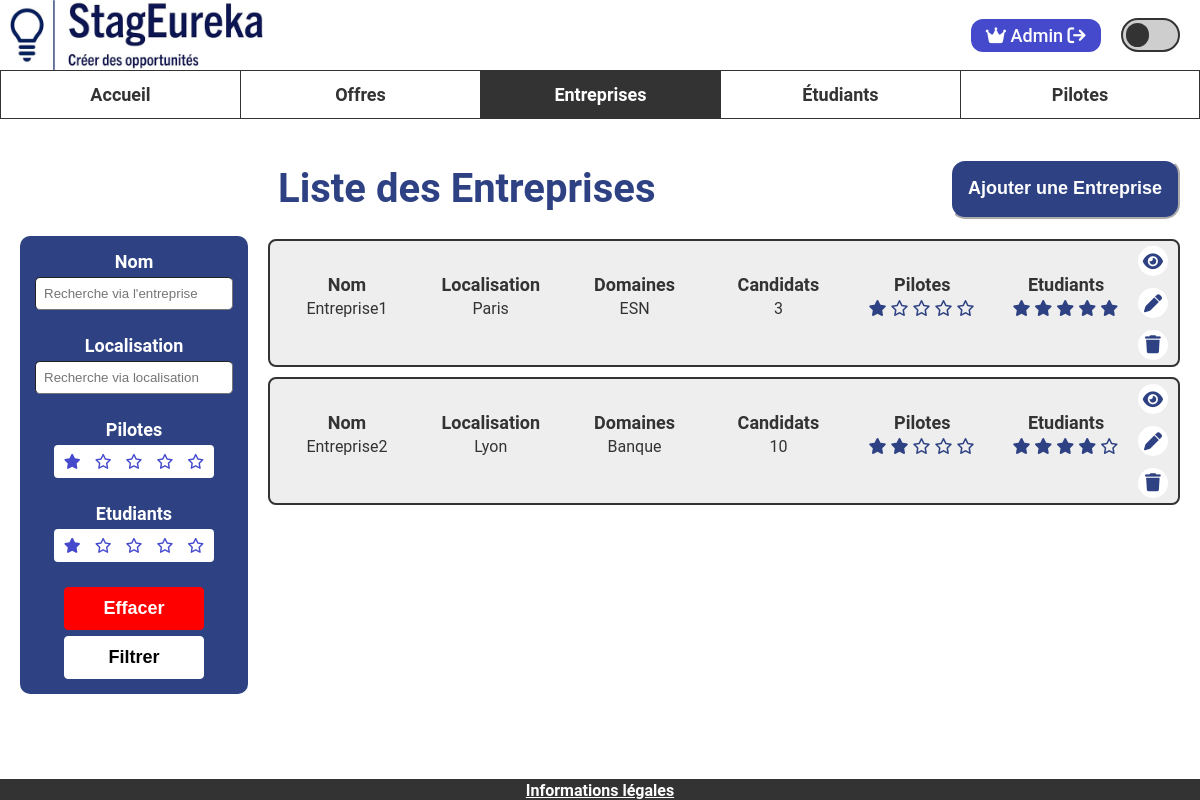
Screenshot of /www/entreprise/liste (signed in) with the database file from the repository.
### tables this page shows
CREATE TABLE Company (
   idCompany INT NOT NULL AUTO_INCREMENT,
   nameCompany VARCHAR(50) NOT NULL,
   activityAera VARCHAR(50) NOT NULL,
   applicationAmount INT NOT NULL DEFAULT 0,
   visible TINYINT(1) NOT NULL DEFAULT 1,
   PRIMARY KEY(idCompany)
);

CREATE TABLE Address(
   idAddress INT NOT NULL AUTO_INCREMENT,
   streetNumber INT NOT NULL,
   streetName VARCHAR(50) NOT NULL,
   idCity INT NOT NULL,
   PRIMARY KEY(idAddress),
   FOREIGN KEY(idCity) REFERENCES City(idCity)
);

CREATE TABLE City(
   idCity INT NOT NULL AUTO_INCREMENT,
   cityName VARCHAR(50),
   addressCode VARCHAR(10),
   PRIMARY KEY(idCity)
);

### www/modele/entreprise_modele.php (called while the page is built, shortened)
<?php
require_once "adresse_modele.php";
class Entreprise {
    public function __construct(int $id, string $nom, string $activite, int $nbCandidats, bool $visible, float $noteEtudiants, float $notePilotes, array $adresses) {
        $this->id = $id;
        $this->nom = $nom;
        $this->activite = $activite;
        $this->nbCandidats = $nbCandidats;
        $this->noteEtudiants = $noteEtudiants;
        $this->notePilotes = $notePilotes;
        $this->adresses = $adresses;
    }
}
function getEntreprisesFiltre(string $nomEntrepriseFiltre, string $localisationFiltre, int $notePiloteFiltre, int $noteEtudiantFiltre, bool $visible): ?array {
    $pdo = connexionBDD();
    $sql = "SELECT * FROM Company WHERE nameCompany LIKE :nomEntrepriseFiltre";
    $requete = $pdo->prepare($sql);
    $requete->execute([
        ":nomEntrepriseFiltre" => "%" . $nomEntrepriseFiltre . "%"
    ]);
    $reponseBdd = $requete->fetchAll(PDO::FETCH_ASSOC);
    $entreprises = [];
    foreach ($reponseBdd as $ligneEntreprise) {
        $entreprise = new Entreprise(
            $ligneEntreprise["idCompany"],
            $ligneEntreprise["nameCompany"],
            $ligneEntreprise["activityAera"],
            $ligneEntreprise["applicationAmount"],
            $ligneEntreprise["visible"],
            getMoyenneNotesEntreprise($ligneEntreprise["idCompany"], "ETUDIANT"),
            getMoyenneNotesEntreprise($ligneEntreprise["idCompany"], "PILOTE"),
            getAdressesEntreprise($ligneEntreprise["idCompany"])
        );
        $entreprises[] = $entreprise;
    }
    return $entreprises;
}

### www/modele/adresse_modele.php (called while the page is built, shortened)
<?php
class Adresse {
    public function __construct(int $id, int $numero, string $rue, string $ville, string $codePostal) {
        $this->ville = $ville;
    }
}
function getAdressesEntreprise(int $idEntreprise): ?array {
    $pdo = connexionBDD();
    $requete = $pdo->prepare(
        "SELECT a.idAddress, a.streetNumber, a.streetName, city.cityName, city.addressCode
        FROM Company company
        JOIN is_settle s ON (company.idCompany = s.idCompany)
        JOIN Address a ON (s.idAddress = a.idAddress)
        JOIN City city ON (a.idCity = city.idCity)
        WHERE company.idCompany = :idEntreprise"
    );
    $requete->execute([
        ":idEntreprise" => $idEntreprise
    ]);
    $reponseBdd = $requete->fetchAll(PDO::FETCH_ASSOC);
    $adresses = [];
    foreach ($reponseBdd as $adresse) {
        $adresses[] = new Adresse(
            $adresse["idAddress"],
            $adresse["streetNumber"],
            $adresse["streetName"],
            $adresse["cityName"],
            $adresse["addressCode"]
        );
    }
    return $adresses;
}

### www/outils.php (called while the page is built, shortened)
<?php
function estAdmin(): bool {
    return isset($_SESSION["id"]) && isset($_SESSION["typeUtilisateur"]) && $_SESSION["typeUtilisateur"] == "ADMINISTRATEUR";
}

### www/vue/php/entreprise/liste_entreprises_vue.php (the view, shortened to what this page needs)
<?php
include_once "outils.php";
?>
<main class="main-affichage" id="main-liste-entreprises">
    <form action="<?= ADRESSE_SITE ?>/entreprise/liste" method="post">
        <div class="block-recherche" id="block-recherche-entreprises">
            <div id="champs-filtre">
                <div class="barres-recherche">
                    <div class="element-recherche" id="entreprise-recherche">
                        <label for="nom-entreprise-filtre">Nom</label>
                        <input type="text" placeholder="Recherche via l'entreprise" class="case-recherche" id="nom-entreprise-filtre" name="nom-entreprise-filtre">
                    </div>
                    <div class="element-recherche" id="localisation-recherche">
                        <label for="localisation-filtre">Localisation</label>
                        <input type="text" placeholder="Recherche via localisation" class="case-recherche" id="localisation-filtre" name="localisation-filtre">
                    </div>
                </div>
                <div class="recherche-etoiles">
                    <div class="element-recherche" id="note-pilotes">
                        <h3>Pilotes</h3>
                        <div class="champ-etoiles" id="etoiles-pilote-filtre">
                            <button type="button" class="etoile" id="filtre-etoile-pilote-1"><i class="fa-solid fa-star"></i></button>
                            <button type="button" class="etoile" id="filtre-etoile-pilote-2"><i class="fa-regular fa-star"></i></button>
                            <button type="button" class="etoile" id="filtre-etoile-pilote-3"><i class="fa-regular fa-star"></i></button>
                            <button type="button" class="etoile" id="filtre-etoile-pilote-4"><i class="fa-regular fa-star"></i></button>
                            <button type="button" class="etoile" id="filtre-etoile-pilote-5"><i class="fa-regular fa-star"></i></button>
                        </div>
                    </div>
                    <div class="element-recherche" id="note-etudiants">
                        <h3>Etudiants</h3>
                        <div class="champ-etoiles" id="etoiles-etudiant-filtre">
                            <button type="button" class="etoile" id="filtre-etoile-etudiant-1"><i class="fa-solid fa-star"></i></button>
                            <button type="button" class="etoile" id="filtre-etoile-etudiant-2"><i class="fa-regular fa-star"></i></button>
                            <button type="button" class="etoile" id="filtre-etoile-etudiant-3"><i class="fa-regular fa-star"></i></button>
                            <button type="button" class="etoile" id="filtre-etoile-etudiant-4"><i class="fa-regular fa-star"></i></button>
                            <button type="button" class="etoile" id="filtre-etoile-etudiant-5"><i class="fa-regular fa-star"></i></button>
                        </div>
                    </div>
                </div>
            </div>
            <button type="reset" class="bouton-filtrage">Effacer</button>
            <button type="submit" class="bouton-filtrage">Filtrer</button>
        </div>
        <?php
        $page = isset($_POST["page"]) ? intval($_POST["page"]) : 1;
        ?>
    </form>
    <div class="affichage-cartes">
        <div class="haut-page-liste-resultats">
            <h1 id="haut-h1">Liste des Entreprises</h1>
            <button id="haut-bouton" onclick="location.href='<?= ADRESSE_SITE ?>/entreprise/creer'">Ajouter une Entreprise</button>
        </div>
        <div id="selection-entreprise">
            <?php for ($i = ($page - 1) * NB_RESULTATS_PAGE; $i < min(count($entreprises), $page * NB_RESULTATS_PAGE); $i++) { ?>
                <?php $entreprise = $entreprises[$i] ?>
                <div class="carte carte-entreprise" id="carte-entreprise-<?= $entreprise->id ?>">
                    <div class="info-carte">
                        <div class="element-carte">
                            <p class="element-carte-titre">Nom</p>
                            <p class="element-carte-valeur"><?= $entreprise->nom ?></p>
                        </div>
                        <?php if (count($entreprise->adresses) > 0) { ?>
                            <div class="element-carte">
                                <p class="element-carte-titre">Localisation</p>
                                <?php
                                $villesString = implode(", ", array_map(function ($adresse) {
                                    return $adresse->ville;
                                }, $entreprise->adresses));
                                ?>
                                <p class="element-carte-valeur"><?= $villesString ?></p>
                            </div>
                        <?php } ?>
                        <div class="element-carte">
                            <p class="element-carte-titre">Domaines</p>
                            <p class="element-carte-valeur"><?= $entreprise->activite ?></p>
                        </div>
                        <div class="element-carte div-carte-places">
                            <p class="element-carte-titre">Candidats</p>
                            <p class="element-carte-valeur"><?= $entreprise->nbCandidats ?></p>
                        </div>
                        <div class="element-carte div-carte-note-pilote">
                            <p class="element-carte-titre">Pilotes</p>
                            <p class="etoiles-bleues">
                                <?php if ($entreprise->notePilotes == -1) { ?>
                                    <?php for ($j = 0; $j < 5; $j++) { ?>
                                        <i class="fa-solid fa-star" style="color: grey;"></i>
                                    <?php } ?>
                                <?php } else { ?>
                                    <?php for ($j = 0; $j < 5; $j++) { ?>
                                        <i class="fa-<?= $j < $entreprise->notePilotes ? 'solid' : 'regular' ?> fa-star" title="<?= $entreprise->notePilotes ?>/5"></i>
                                    <?php } ?>
                                <?php } ?>
                            </p>
                        </div>
                        <div class="element-carte div-carte-note-etudiant">
                            <p class="element-carte-titre">Etudiants</p>
                            <p class="etoiles-bleues">
                                <?php if ($entreprise->noteEtudiants == -1) { ?>
                                    <?php for ($j = 0; $j < 5; $j++) { ?>
                                        <i class="fa-solid fa-star" style="color: grey;"></i>
                                    <?php } ?>
                                <?php } else { ?>
                                    <?php for ($j = 0; $j < 5; $j++) { ?>
                                        <i class="fa-<?= $j < $entreprise->noteEtudiants ? 'solid' : 'regular' ?> fa-star" title="<?= $entreprise->noteEtudiants ?>/5"></i>
                                    <?php } ?>
                                <?php } ?>
                            </p>
                        </div>
                        <div class="boutons-carte">
                            <button class="bouton-carte" title="Lire" onclick="location.href='<?= ADRESSE_SITE ?>/entreprise/lire/<?= $entreprise->id ?>'">
                                <i class="fa-solid fa-eye"></i>
                            </button>
                            <?php if (estAdmin() || estPilote()) { ?>
                                <button class="bouton-carte" title="Modifier" onclick="location.href='<?= ADRESSE_SITE ?>/entreprise/modifier/<?= $entreprise->id ?>'">
                                    <i class="fa-solid fa-pen"></i>
                                </button>
                                <button class="bouton-carte" title="Supprimer" onclick="location.href='<?= ADRESSE_SITE ?>/entreprise/supprimer/<?= $entreprise->id ?>'">
                                    <i class="fa-solid fa-trash"></i>
                                </button>
                            <?php } ?>
                        </div>
                    </div>
                </div>
            <?php } ?>
            <div class="conteneur-pagination-cartes">
            </div>
        </div>
    </div>
</main>
<?php
include "vue/php/mise_en_page_vue.php";
?>

### www/vue/css/style.css (style rules this page uses)
:root { --primary-color: #333333; --secondary-color: #cecece; --accent-color-1: #2e4283; --accent-color-2: #454acc; --alternate-color: #ffffff; --background-color: #ffffff; --background-color-2: #eeeeee; }
body { margin: 0; padding: 0; background-color: var(--background-color); color: var(--primary-color); overflow: hidden; }
body, textarea { font-family: 'Roboto', sans-serif; }
main { position: absolute; overflow-y: auto; top: 118.59px; bottom: 20px; left: 0px; right: 0px; }
.case-recherche { width: 180px; border-radius: 5px; border-width: 0.5px; padding: 8px; }
.main-affichage { display: flex; padding: 20px; }
.block-recherche { color: white; background-color: var(--accent-color-1); padding: 15px; font-weight: bold; text-align: center; border-radius: 10px; margin-top: 97px; }
.block-recherche label, .block-recherche h3 { display: block; margin-top: 0; margin-bottom: 5px; font-size: 18px; }
.element-recherche { margin-bottom: 25px; }
.recherche-etoiles button { margin-left: -2px; margin-right: -2px; padding: 5px 7px; color: var(--accent-color-2); background: none; border: none; font-weight: bold; font-size: 15px; cursor: pointer; }
.bouton-filtrage { font-weight: bold; justify-content: center; margin: 0 auto; margin-top: 50px; display: block; border: 1px solid white; background-color: white; border-radius: 4px; padding: 10px 25px; cursor: pointer; font-size: 18px; width: 140px; }
.bouton-filtrage[type="reset"] { margin-top: 6px; background-color: red; border: 1px solid red; color: var(--background-color); }
.bouton-filtrage[type="submit"] { margin-top: 6px; }
.affichage-cartes { margin-left: 20px; width: 100%; }
.haut-page-liste-resultats { display: flex; justify-content: space-between; align-items: center; }
#haut-h1 { color: var(--accent-color-1); font-size: 40px; margin-left: 10px; }
#haut-bouton { min-height: 60px; height: fit-content; margin: auto 0; padding: 16px; border-color: var(--background-color); background-color: var(--accent-color-1); color: white; font-weight: bold; font-size: large; border-radius: 15px; cursor: pointer; }
.carte { margin-bottom: 10px; }
.info-carte { background-color: var(--background-color-2); border: 2px solid var(--primary-color); padding: 5px; border-radius: 8px; display: flex; width: auto; text-align: center; }
.element-carte { margin: 10px; width: 100%; }
.element-carte-titre { font-weight: bold; font-size: large; }
.champ-etoiles { background-color: white; width: fit-content; margin: 0 auto; padding: 3px 5px; border-radius: 4px; }
.etoiles-bleues { color: var(--accent-color-1); margin-top: 0; }
.boutons-carte { display: flex; margin-right: 5px; text-align: center; align-items: center; flex-wrap: wrap; align-content: center; justify-content: center; flex-direction: column; }
.bouton-carte { cursor: pointer; color: var(--accent-color-1); background-color: white; border-radius: 100%; border: 0px; font-size: large; height: 30px; width: 30px; text-align: center; justify-content: center; align-items: center; }
.conteneur-pagination-cartes { display: flex; text-align: center; justify-content: center; padding-bottom: 10px; }
.affichage-cartes .fa-eye { transform: translate(-6%, 7%); }
.affichage-cartes .fa-pen { transform: translate(0, 6%); }
.affichage-cartes .fa-star { transform: translate(-4%, 0); }
.element-carte-titre { font-weight: bold; font-size: large; margin-bottom: 4px; }
.element-carte-valeur { margin-top: 0; }

### rows the page displays
company: nameCompany "Entreprise1", activityAera "ESN", applicationAmount "3"
address: idCity.cityName "Paris"
company: nameCompany "Entreprise2", activityAera "Banque", applicationAmount "10"
address: idCity.cityName "Lyon"

### other values shown
$_SESSION["prenom"] "Admin"
